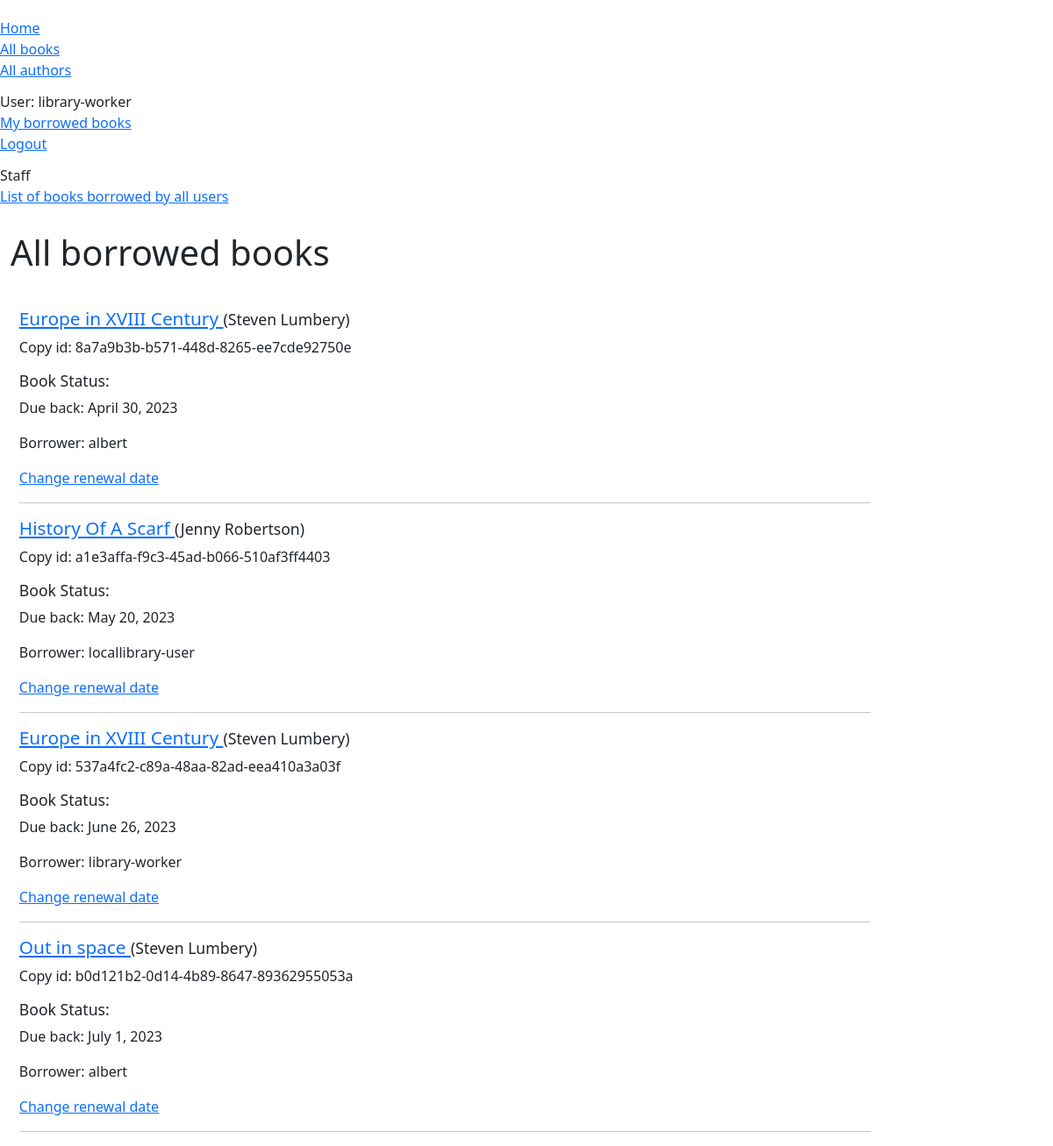
/catalog/allborrowed/ (signed in), run on the app's committed database.
### catalog/models.py (models this page shows, shortened)
class BookInstance(models.Model):
    id = models.UUIDField(primary_key=True, default=uuid.uuid4,
        help_text='Unique ID for this particular book across whole libray')
    book = models.ForeignKey('Book', on_delete=models.RESTRICT, null=True)
    imprint = models.ForeignKey('Imprint', on_delete=models.SET_NULL, null=True,
        help_text='Enter the imprint for this book.')
    due_back = models.DateField(null=True, blank=True)
    LOAN_STATUS = (
        ('m', 'Maintenance'),
        ('o', 'On loan'),
        ('a', 'Available'),
        ('r', 'Reserved'),
    )
    status = models.CharField(
        max_length = 1,
        choices = LOAN_STATUS,
        blank = True,
        default = 'm',
        help_text= 'Book availability',
    )
    borrower = models.ForeignKey(User, on_delete=models.SET_NULL,
        null=True, blank=True)
    class Meta:
        ordering = ['due_back']
        permissions = (
                        ("can_mark_returned", "Set book as returned"),
                        ("can_modify_book_data", "Add or modify book records and information about them"),
                    )

class Book(models.Model):
    title = models.CharField(max_length=200)
    author = models.ForeignKey('Author', on_delete=models.SET_NULL, null=True)
    summary = models.TextField(max_length=1000,
        help_text='Enter a brief description of the book')
    isbn = models.CharField('ISBN', max_length=13, unique=True, default=getRandomISBN,
        help_text='13 Character <a href="https://www.isbn-international.org/content/what-isbn">ISBN number</a>')
    genre = models.ManyToManyField(Genre, help_text='Select genre for this book.')
    language = models.ForeignKey('Language', on_delete=models.SET_NULL, null=True, help_text='Enter the Language for the book.')
    def display_genre(self):
        """Create string for the Genre data. To display it in admin page."""
        return ', '.join(genre.name for genre in self.genre.all()[:3])
    display_genre.short_description = 'Genre'

class Author(models.Model):
    first_name = models.CharField(max_length=100)
    last_name = models.CharField(max_length=100)
    date_of_birth = models.DateField(null=True, blank=True)
    date_of_death = models.DateField('died', null=True, blank=True)
    class Meta:
        ordering = ['last_name', 'first_name']
    def __str__(self):
        return f'{ self.first_name } { self.last_name }'

### catalog/views.py (the view)
# urls.py: path('allborrowed/', views.AllBooksBorrowedListView.as_view(), name='all-borrowed'),
class AllBooksBorrowedListView(PermissionRequiredMixin, generic.ListView):
    model = BookInstance
    template_name = 'catalog/bookinstance_all_borrowed_books.html'
    permission_required = 'catalog.can_mark_returned'
    def get_queryset(self):
        return(
            BookInstance.objects
            .filter(status__exact='o')
            .order_by('due_back')
        )

### catalog/templates/catalog/bookinstance_all_borrowed_books.html
{% extends "base_generic.html" %}
{% block content %}
    <h1>
        All borrowed books
    </h1>
    {% if bookinstance_list %}
        <div class="all-borrowed-books-container">
            {% for bookinst in bookinstance_list %}
                <section>
                    <h3>
                        <a href="{% url 'book-detail' bookinst.book.pk %}">
                            {{ bookinst.book.title }}
                        </a>
                        <span class="book-author">({{ bookinst.book.author }})</span>
                    </h3>
                    <p>
                        Copy id:
                        {{ bookinst.id }}
                    </p>
                </section>
                <section>
                    <h4>Book Status:</h4>
                    <p>
                        Due back:
                        {{ bookinst.due_back }}
                    </p>
                    <p>
                        Borrower:
                        {{ bookinst.borrower.get_username }}
                    </p>
                    <p>
                        {% if perms.catalog.can_mark_returned %}
                            <a href="{% url 'renew-book-librarian' bookinst.id %}">
                                Change renewal date
                            </a>
                        {% endif %}
                    </p>
                </section>
                <hr>
            {% endfor %}
        </div>
    {% else %}
        <p>There are no books borrowed.</p>
    {% endif %}
{% endblock %}

### catalog/templates/base_generic.html (shortened to what this page needs)
<!DOCTYPE html>
<html lang="en">
    <head>
        <link
        href="https://cdn.jsdelivr.net/npm/bootstrap@5.1.3/dist/css/bootstrap.min.css"
        rel="stylesheet"
        />
        {% load static %}
        <link rel="stylesheet" href="{% static 'css/style.css' %}">
    </head>
    <body>
        <div class="container-fluid">
            <div class="row"
                <div class="col-sm-2">
                    {% block sidebar %}
                        <ul class="sidebar-nav">
                            <div class="sidebar-section">
                                <li>
                                    <a href="{% url 'index' %}">Home</a>
                                </li>
                                <li>
                                    <a href="{% url 'books' %}">All books</a>
                                </li>
                                <li>
                                    <a href="{% url 'authors' %}">All authors</a>
                                </li>
                            </div>
                            {% if user.is_authenticated %}
                                <div class="sidebar-section">
                                    <li>
                                        User:
                                        {{ user.get_username }}
                                    </li>
                                    <li>
                                        <a href="{% url 'my-borrowed' %}">My borrowed books</a>
                                    </li>
                                    <li>
                                        <a href="{% url 'logout' %}?next={{ request.path }}">
                                            Logout
                                        </a>
                                    </li>
                                </div>
                                {% if perms.catalog.can_mark_returned %}
                                    <div class="sidebar-section">
                                        <li>
                                            Staff
                                        </li>
                                        <li>
                                            <a href="{% url 'all-borrowed' %}">
                                                List of books borrowed by all users
                                            </a>
                                        </li>
                                    </div>
                                {% endif %}
                            {% endif %}
                        </ul>
                    {% endblock %}
                </div>
                <div class="col-sm-10">
                    {% block content %}
                    {% endblock %}
                </div>
            </div>
    </body>
</html>

### catalog/static/css/style.css (style rules this page uses)
.sidebar-nav { margin-top: 20px; padding: 0; list-style: none; }
.all-borrowed-books-container { margin: 4% 0% 0% 1% }
h3 { font-size: 1.3rem; }
h4 { font-size: 1.1rem; }
.book-author { font-size: 1.1rem; }
.sidebar-section { margin-bottom: 1%; }

### data on the page
BookInstance: book "Europe in XVIII Century", book.author "Steven Lumbery", id "8a7a9b3b-b571-448d-8265-ee7cde92750e", due_back "April 30, 2023", borrower.get_username "albert"
BookInstance: book "History Of A Scarf", book.author "Jenny Robertson", id "a1e3affa-f9c3-45ad-b066-510af3ff4403", due_back "May 20, 2023", borrower.get_username "locallibrary-user"
BookInstance: book "Europe in XVIII Century", book.author "Steven Lumbery", id "537a4fc2-c89a-48aa-82ad-eea410a3a03f", due_back "June 26, 2023", borrower.get_username "library-worker"
BookInstance: book "Out in space", book.author "Steven Lumbery", id "b0d121b2-0d14-4b89-8647-89362955053a", due_back "July 1, 2023", borrower.get_username "albert"

### other printed values
{{ user.get_username }} "library-worker"
